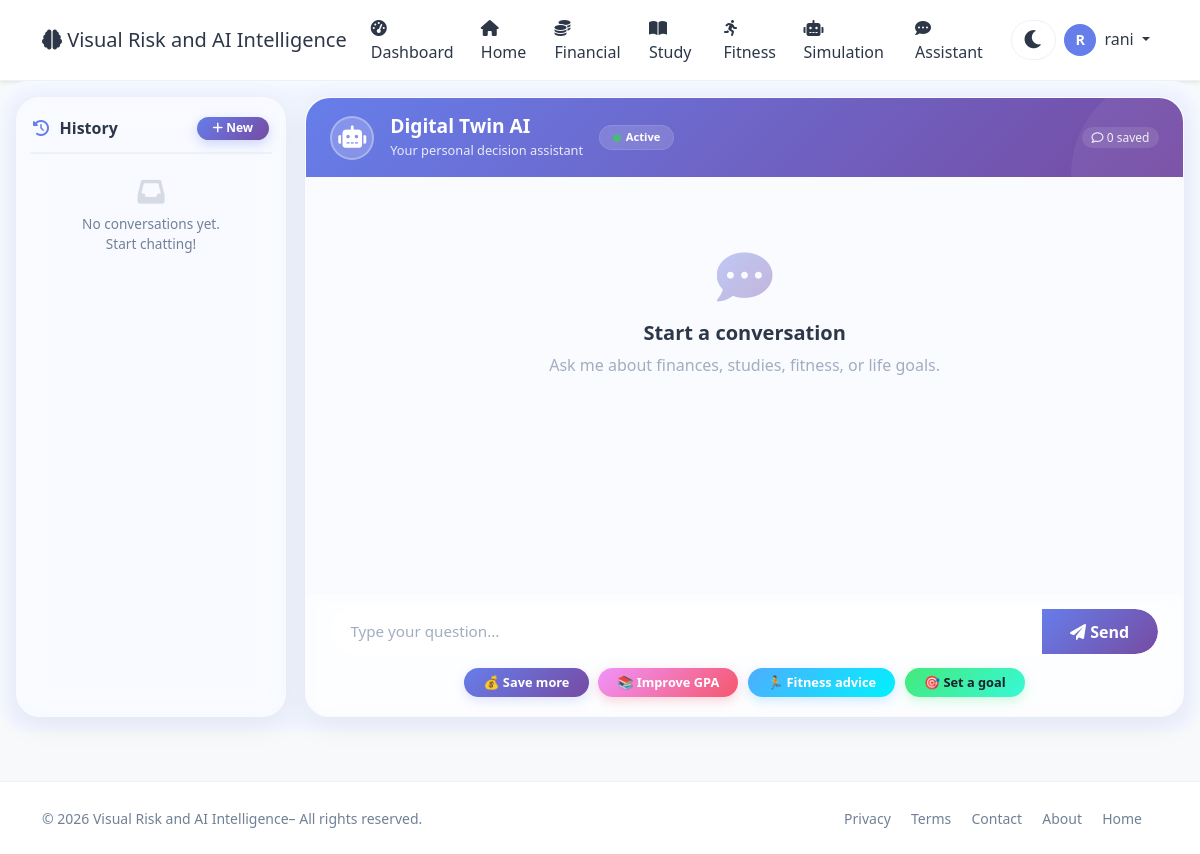
/user/assistant (signed in), run on an earlier commit of the app's database.
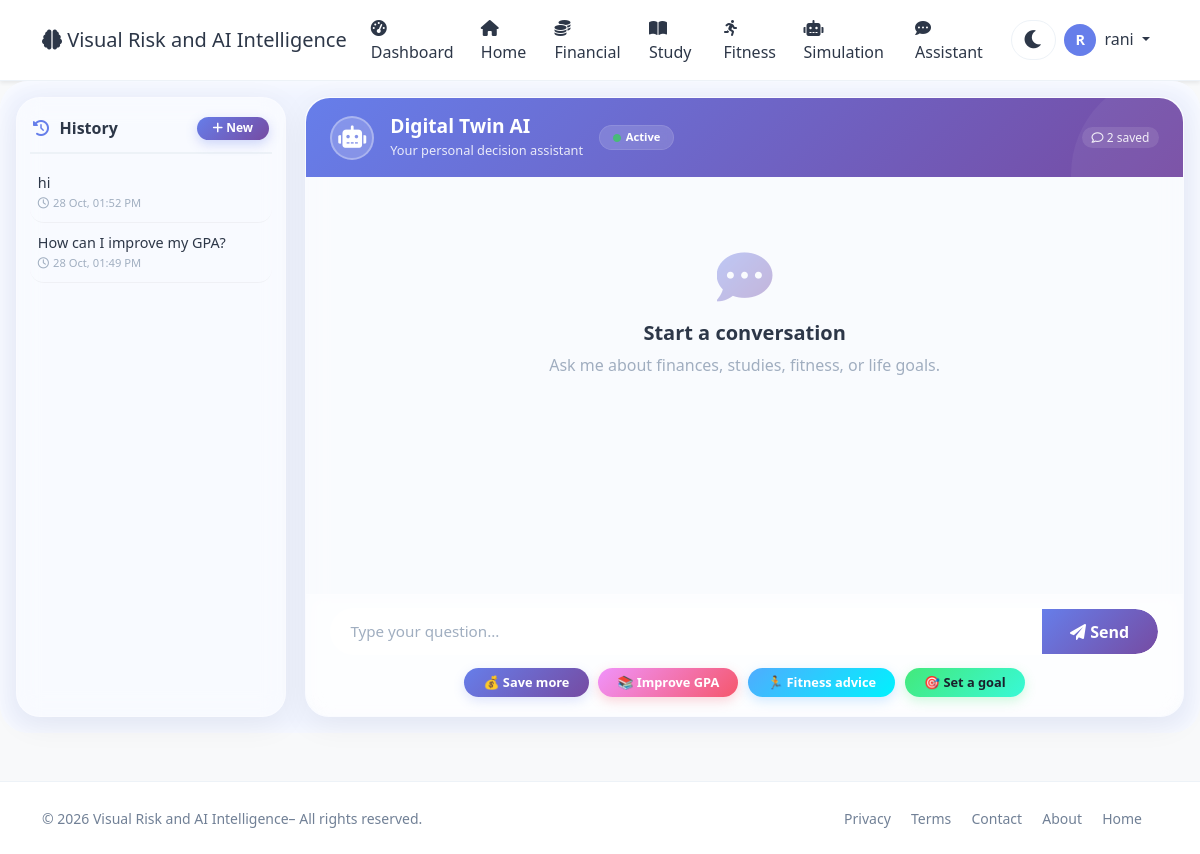
And on a later commit of the database.
### app.py (models this page shows, shortened)
class User(UserMixin, db.Model):
    id = db.Column(db.Integer, primary_key=True)
    username = db.Column(db.String(80), unique=True, nullable=False)
    email = db.Column(db.String(120), unique=True, nullable=False)
    password_hash = db.Column(db.String(200), nullable=False)
    age = db.Column(db.Integer, default=25)
    occupation = db.Column(db.String(100), default='Student')
    monthly_income = db.Column(db.Float, default=50000)
    monthly_expenses = db.Column(db.Float, default=35000)
    savings = db.Column(db.Float, default=100000)
    study_hours_per_week = db.Column(db.Float, default=20)
    fitness_hours_per_week = db.Column(db.Float, default=5)
    sleep_hours_per_day = db.Column(db.Float, default=7)
    created_at = db.Column(db.DateTime, default=datetime.utcnow)
    is_admin = db.Column(db.Boolean, default=False)
    transactions = db.relationship('Transaction', backref='user', lazy=True)
    study_logs = db.relationship('StudyLog', backref='user', lazy=True)
    fitness_logs = db.relationship('FitnessLog', backref='user', lazy=True)
    goals = db.relationship('Goal', backref='user', lazy=True)

class ChatMessage(db.Model):
    id = db.Column(db.Integer, primary_key=True)
    user_id = db.Column(db.Integer, db.ForeignKey('user.id'), nullable=False)
    question = db.Column(db.Text, nullable=False)
    response = db.Column(db.Text, nullable=False)
    timestamp = db.Column(db.DateTime, default=datetime.utcnow)
    user = db.relationship('User', backref='chat_messages')

### app.py (the view, shortened to what this page needs)
@app.route('/user/assistant', methods=['GET', 'POST'])
@login_required
def user_assistant():
    if request.args.get('new'):
        session.pop('last_query', None)
        session.pop('last_response', None)
        session['hide_messages'] = True
        return redirect(url_for('user_assistant'))
    load_id = request.args.get('load')
    last_query = session.get('last_query')
    last_response = session.get('last_response')
    hide_messages = session.get('hide_messages', False)
    all_messages = ChatMessage.query.filter_by(user_id=current_user.id).order_by(ChatMessage.timestamp.desc()).all()
    return render_template('user/assistant.html',
                           user=current_user,
                           last_query=last_query,
                           last_response=last_response,
                           all_messages=all_messages,
                           hide_messages=hide_messages)

### app.py (called while the page is built)
@app.context_processor
def utility_processor():
    return dict(datetime=datetime)

@login_manager.user_loader
def load_user(user_id):
    return User.query.get(int(user_id))

### templates/user/assistant.html (shortened to what this page needs)
{% extends "base.html" %}
{% block content %}
<div class="assistant-wrapper">
    <div class="assistant-container">
        <div class="history-sidebar">
            <h6>
                <span><i class="fas fa-history"></i> History</span>
                <a href="{{ url_for('user_assistant', new=1) }}" class="btn-new-chat">
                    <i class="fas fa-plus"></i> New
                </a>
            </h6>
            {% if all_messages %}
                {% for msg in all_messages %}
                <div class="history-item"
                     onclick="location.href='{{ url_for('user_assistant', load=msg.id) }}'">
                    <div class="question">{{ msg.question }}</div>
                    <div class="timestamp">
                        <i class="far fa-clock me-1"></i>{{ msg.timestamp.strftime('%d %b, %I:%M %p') }}
                    </div>
                </div>
                {% endfor %}
            {% else %}
                <div class="text-muted text-center py-3" style="font-size:0.85rem;">
                    <i class="fas fa-inbox fa-2x d-block mb-2 opacity-25"></i>
                    No conversations yet.<br>Start chatting!
                </div>
            {% endif %}
        </div>
        <div class="chat-area" id="chatArea">
            <div class="chat-header">
                <div class="avatar"><i class="fas fa-robot"></i></div>
                <div class="info">
                    <h5>Digital Twin AI</h5>
                    <small>Your personal decision assistant</small>
                </div>
                <div class="badge-status">
                    <i class="fas fa-circle"></i> Active
                </div>
                <div class="chat-stats">
                    <span><i class="far fa-comment"></i> {{ all_messages|length }} saved</span>
                </div>
            </div>
            <div class="chat-body" id="chatBody">
                {% if hide_messages or not last_query %}
                    <div class="empty-state" id="emptyState">
                        <i class="fas fa-comment-dots"></i>
                        <h5 class="fw-bold">Start a conversation</h5>
                        <p>Ask me about finances, studies, fitness, or life goals.</p>
                    </div>
                {% endif %}
            </div>
            <div class="chat-input">
                <form method="POST" id="chatForm" autocomplete="off">
                    <div class="input-group">
                        <input type="text" name="query" id="queryInput" class="form-control"
                               placeholder="Type your question..." maxlength="1000" required>
                        <button type="submit" class="btn-send" id="sendBtn">
                            <i class="fas fa-paper-plane"></i> Send
                        </button>
                    </div>
                </form>
                <div class="quick-actions">
                    <span class="btn-outline" onclick="fillAndSubmit('How can I save more money?')">💰 Save more</span>
                    <span class="btn-outline" onclick="fillAndSubmit('How can I improve my GPA?')">📚 Improve GPA</span>
                    <span class="btn-outline" onclick="fillAndSubmit('Give me fitness advice')">🏃 Fitness advice</span>
                    <span class="btn-outline" onclick="fillAndSubmit('Set a goal for me')">🎯 Set a goal</span>
                </div>
            </div>
        </div>
    </div>
</div>
{% endblock %}

### templates/base.html (shortened to what this page needs)
<!DOCTYPE html>
<html lang="en" data-theme="light">
<head>
    <link href="https://cdn.jsdelivr.net/npm/bootstrap@5.3.0/dist/css/bootstrap.min.css" rel="stylesheet">
    <link rel="stylesheet" href="https://cdnjs.cloudflare.com/ajax/libs/font-awesome/6.0.0/css/all.min.css">
</head>
<body>
    <nav class="navbar navbar-expand-lg navbar-light bg-white shadow-sm">
        <div class="container">
            <a class="navbar-brand" href="{{ url_for('index') }}">
                <i class="fas fa-brain"></i> Visual Risk and AI Intelligence
            </a>
            <div class="collapse navbar-collapse" id="navbarNav">
                <ul class="navbar-nav ms-auto align-items-lg-center">
                    {% if current_user.is_authenticated %}
                        <li class="nav-item">
                            <a class="nav-link" href="{{ url_for('user_dashboard') }}">
                                <i class="fas fa-tachometer-alt me-1"></i>Dashboard
                            </a>
                        </li>
                    <li class="nav-item">
                            <a class="nav-link" href="{{ url_for('index') }}">
                                <i class="fas fa-home"></i>Home
                            </a>
                        </li>
                        <li class="nav-item">
                            <a class="nav-link" href="{{ url_for('user_financial') }}">
                                <i class="fas fa-coins me-1"></i>Financial
                            </a>
                        </li>
                        <li class="nav-item">
                            <a class="nav-link" href="{{ url_for('user_study') }}">
                                <i class="fas fa-book-open me-1"></i>Study
                            </a>
                        </li>
                        <li class="nav-item">
                            <a class="nav-link" href="{{ url_for('user_fitness') }}">
                                <i class="fas fa-running me-1"></i>Fitness
                            </a>
                        </li>
                        <li class="nav-item">
                            <a class="nav-link" href="{{ url_for('user_simulation') }}">
                                <i class="fas fa-robot me-1"></i>Simulation
                            </a>
                        </li>
                        <li class="nav-item">
                            <a class="nav-link" href="{{ url_for('user_assistant') }}">
                                <i class="fas fa-comment-dots me-1"></i>Assistant
                            </a>
                        </li>
                        <li class="nav-item">
                            <button class="theme-toggle" id="themeToggle" aria-label="Toggle theme">
                                <i class="fas fa-moon"></i>
                            </button>
                        </li>
                        <li class="nav-item dropdown">
                            <a class="nav-link dropdown-toggle" href="#" id="userDropdown" role="button" data-bs-toggle="dropdown">
                                <span class="user-avatar">{{ current_user.username[0]|upper }}</span>
                                <span class="ms-1">{{ current_user.username }}</span>
                            </a>
                        </li>
                    {% endif %}
                </ul>
            </div>
        </div>
    </nav>
    {% block content %}{% endblock %}
    <footer class="mt-5 py-4 bg-light border-top">
        <div class="container">
            <div class="row align-items-center">
                <div class="col-md-6 text-center text-md-start">
                    <span class="text-muted small">© 2026 Visual Risk and AI Intelligence– All rights reserved.</span>
                </div>
                <div class="col-md-6 text-center text-md-end">
                    <a href="{{ url_for('privacy') }}" class="text-muted text-decoration-none me-3 small">Privacy</a>
                    <a href="{{ url_for('terms') }}" class="text-muted text-decoration-none me-3 small">Terms</a>
                    <a href="{{ url_for('contact') }}" class="text-muted text-decoration-none me-3 small">Contact</a>
                    <a href="{{ url_for('about') }}" class="text-muted text-decoration-none me-3 small">About</a>
                    <a href="{{ url_for('index') }}" class="text-muted text-decoration-none me-3 small">Home</a>
                </div>
            </div>
        </div>
    </footer>
</body>
</html>

### templates/base.html (style rules this page uses)
:root { --bg-body: #f8f9fa; --bg-navbar: #ffffff; --bg-card: #ffffff; --text-primary: #2d3748; --text-muted: #718096; --border-color: #edf2f7; --shadow: 0 4px 20px rgba(0,0,0,0.06); --glass-bg: rgba(255,255,255,0.6); --glass-border: rgba(255,255,255,0.25); --accent: #667eea; --accent-gradient: linear-gradient(135deg, #667eea, #764ba2); --bg-input: #ffffff; --bg-light: #f7fafc; --bg-wrapper: #f0f4ff; --bg-hero: linear-gradient(135deg, #667eea 0%, #764ba2 100%); --dropdown-bg: #ffffff; --dropdown-text: #2d3748; --btn-bg: #667eea; --btn-hover: #5a6fd6; --badge-bg: #edf2f7; --badge-text: #4a5568; --progress-bg: #edf2f7; --progress-fill: linear-gradient(90deg, #667eea, #764ba2); }
body { background: var(--bg-body) !important; color: var(--text-primary) !important; font-family: 'Segoe UI', Tahoma, Geneva, Verdana, sans-serif; transition: background 0.3s, color 0.3s; }
.navbar { background: var(--bg-navbar) !important; border-bottom: 1px solid var(--border-color); }
.navbar-brand, .nav-link { color: var(--text-primary) !important; }
.bg-light, .bg-white { background: var(--bg-card) !important; }
.text-muted { color: var(--text-muted) !important; }
.form-control, .form-select { background: var(--bg-input) !important; color: var(--text-primary) !important; border-color: var(--border-color) !important; }
.dashboard-wrapper, .finance-wrapper, .study-wrapper, .fitness-wrapper, .assistant-wrapper, .sim-wrapper, .users-wrapper, .detail-wrapper, .about-wrapper, .privacy-wrapper, .terms-wrapper, .contact-wrapper { background: var(--bg-wrapper) !important; }
.border-top, .border-bottom { border-color: var(--border-color) !important; }
.theme-toggle { background: transparent; border: none; font-size: 1.3rem; color: var(--text-primary); cursor: pointer; transition: transform 0.3s; padding: 0.2rem 0.7rem; border-radius: 30px; background: var(--bg-input); margin-left: 0.5rem; border: 1px solid var(--border-color); }
.user-avatar { width: 32px; height: 32px; border-radius: 50%; background: var(--accent); color: white; display: inline-flex; align-items: center; justify-content: center; font-weight: 600; font-size: 0.9rem; }

What changed in the data, as far as the page shows it:
added ChatMessage: question "hi", timestamp "28 Oct, 01:52 PM"
added ChatMessage: question "How can I improve my GPA?", timestamp "28 Oct, 01:49 PM"
Also different on the page:
{{ all_messages|length }}: "0" → "2"
text no longer shown: "No conversations yet. Start chatting!"
